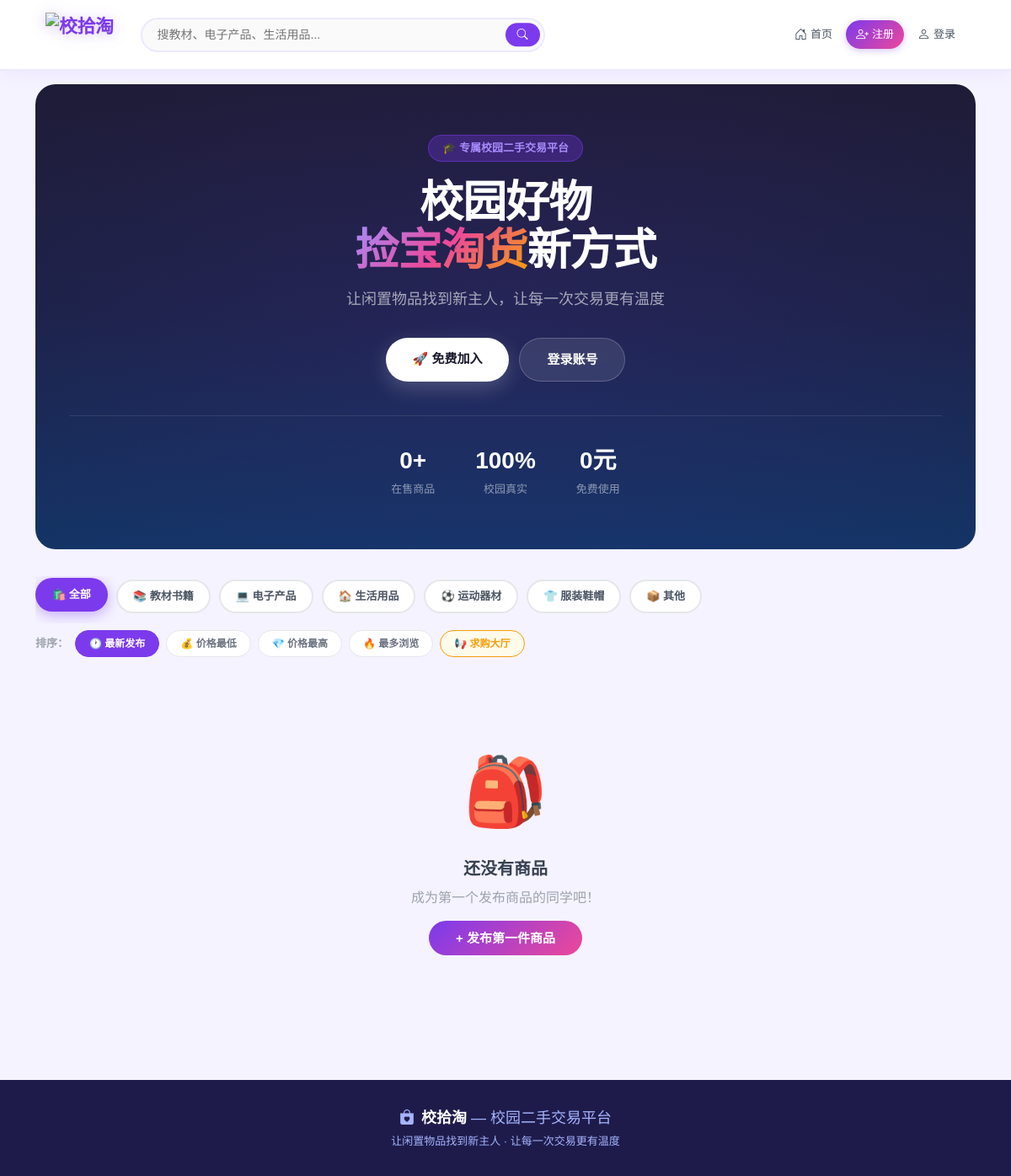
Before: / with the older database file.
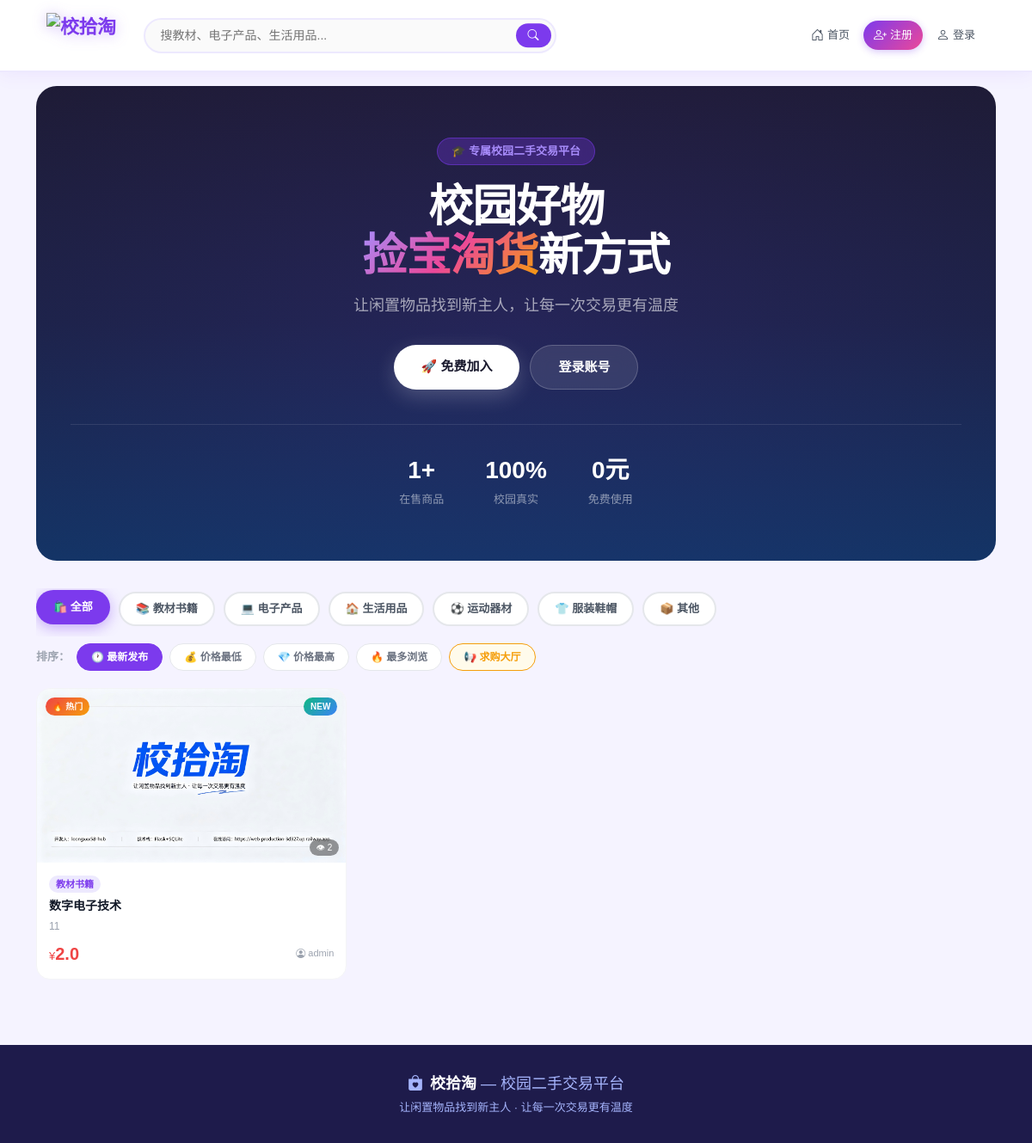
After: the same page with the newer database file.
### app.py (models this page shows)
class Product(db.Model):
    id = db.Column(db.Integer, primary_key=True)
    name = db.Column(db.String(100), nullable=False)
    category = db.Column(db.String(50), nullable=False)
    price = db.Column(db.Float, nullable=False)
    description = db.Column(db.Text, nullable=False)
    image = db.Column(db.String(200), default='default.jpg')
    status = db.Column(db.String(20), default='在售')
    views = db.Column(db.Integer, default=0)
    created_at = db.Column(db.DateTime, default=datetime.now)
    user_id = db.Column(db.Integer, db.ForeignKey('user.id'), nullable=False)
    messages = db.relationship('Message', backref='product', lazy=True)

class User(UserMixin, db.Model):
    id = db.Column(db.Integer, primary_key=True)
    username = db.Column(db.String(80), unique=True, nullable=False)
    password = db.Column(db.String(200), nullable=False)
    avatar = db.Column(db.String(200), default='default_avatar.png')
    created_at = db.Column(db.DateTime, default=datetime.now)
    products = db.relationship('Product', backref='seller', lazy=True)

### app.py (the view)
@app.route('/')
def index():
    search = request.args.get('search', '')
    category = request.args.get('category', '')
    sort = request.args.get('sort', 'new')
    query = Product.query.filter_by(status='在售')
    if search:
        query = query.filter(Product.name.contains(search) | Product.description.contains(search))
    if category:
        query = query.filter_by(category=category)
    if sort == 'price_asc':
        query = query.order_by(Product.price.asc())
    elif sort == 'price_desc':
        query = query.order_by(Product.price.desc())
    elif sort == 'views':
        query = query.order_by(Product.views.desc())
    else:
        query = query.order_by(Product.created_at.desc())
    products = query.all()
    categories = ['教材书籍', '电子产品', '生活用品', '运动器材', '服装鞋帽', '其他']
    return render_template('index.html', products=products, categories=categories, search=search, current_category=category, sort=sort)

### templates/index.html (shortened to what the changed rows need)
{% extends 'base.html' %}
{% block content %}
<div class="hero-section">
    <div style="position:relative;z-index:1;">
        <h1 class="hero-title">校园好物<br><span>捡宝淘货</span>新方式</h1>
        <div class="hero-stats">
            <div class="stat-item">
                <span class="stat-num">{{ products|length }}+</span>
                <span class="stat-label">在售商品</span>
            </div>
        </div>
    </div>
</div>
{% set cat_icons = {'教材书籍':'📚','电子产品':'💻','生活用品':'🏠','运动器材':'⚽','服装鞋帽':'👕','其他':'📦'} %}
<div class="category-bar">
    <a href="/?sort={{ sort }}" class="cat-tag {{ 'active' if not current_category else 'inactive' }}">🛍️ 全部</a>
    {% for cat in categories %}
    <a href="/?category={{ cat }}&sort={{ sort }}{% if search %}&search={{ search }}{% endif %}"
       class="cat-tag {{ 'active' if current_category == cat else 'inactive' }}">
        {{ cat_icons.get(cat,'📦') }} {{ cat }}
    </a>
    {% endfor %}
</div>
{% if products %}
<div class="masonry">
    {% set heights = [200, 160, 220, 180, 240, 170, 210, 190] %}
    {% for product in products %}
    <div class="masonry-item" style="animation-delay: {{ loop.index0 * 0.04 }}s;">
        <a href="/product/{{ product.id }}" class="product-card">
            <div class="product-img-wrap">
                {% if product.image != 'default.jpg' %}
                <img src="/static/uploads/{{ product.image }}" class="product-img" alt="{{ product.name }}">
                {% else %}
                {% set ph = ['📚','💻','👕','⚽','🏠','📦','🎮','📱','🎒','✏️'] %}
                <div class="product-placeholder" style="height: {{ heights[loop.index0 % 8] }}px; font-size: 56px;">
                    {{ ph[loop.index0 % 10] }}
                </div>
                {% endif %}
                {% if loop.index <= 3 %}
                <div class="hot-badge">🔥 热门</div>
                {% endif %}
                {% if loop.index <= 6 %}
                <div class="new-badge">NEW</div>
                {% endif %}
                <div class="views-badge">👁 {{ product.views }}</div>
            </div>
            <div class="product-info">
                <div class="product-cat">{{ product.category }}</div>
                <div class="product-name">{{ product.name }}</div>
                <div class="product-desc">{{ product.description[:50] }}</div>
                <div class="product-bottom">
                    <div class="product-price"><small>¥</small>{{ product.price }}</div>
                    <div class="product-seller">
                        <i class="bi bi-person-circle"></i>{{ product.seller.username }}
                    </div>
                </div>
            </div>
        </a>
    </div>
    {% endfor %}
</div>
{% else %}
<div class="empty-state">
    <div style="font-size:80px;margin-bottom:16px;">🎒</div>
    <p style="font-size:20px;font-weight:700;color:#374151;margin-bottom:8px;">还没有商品</p>
    <p style="color:#9CA3AF;margin-bottom:24px;">成为第一个发布商品的同学吧！</p>
    <a href="/publish" style="background:linear-gradient(135deg,#7C3AED,#EC4899);color:white;padding:12px 32px;border-radius:99px;text-decoration:none;font-weight:700;font-size:15px;">+ 发布第一件商品</a>
</div>
{% endif %}
{% endblock %}

Changed rows visible on the page:
added Product: image (picture), views "2", category "教材书籍", name "数字电子技术", description "11", price "2.0", seller.username "admin"
Other visible differences:
{{ products|length }}: "0" → "1"
text no longer shown: "🎒 还没有商品 成为第一个发布商品的同学吧！ + 发布第一件商品"
